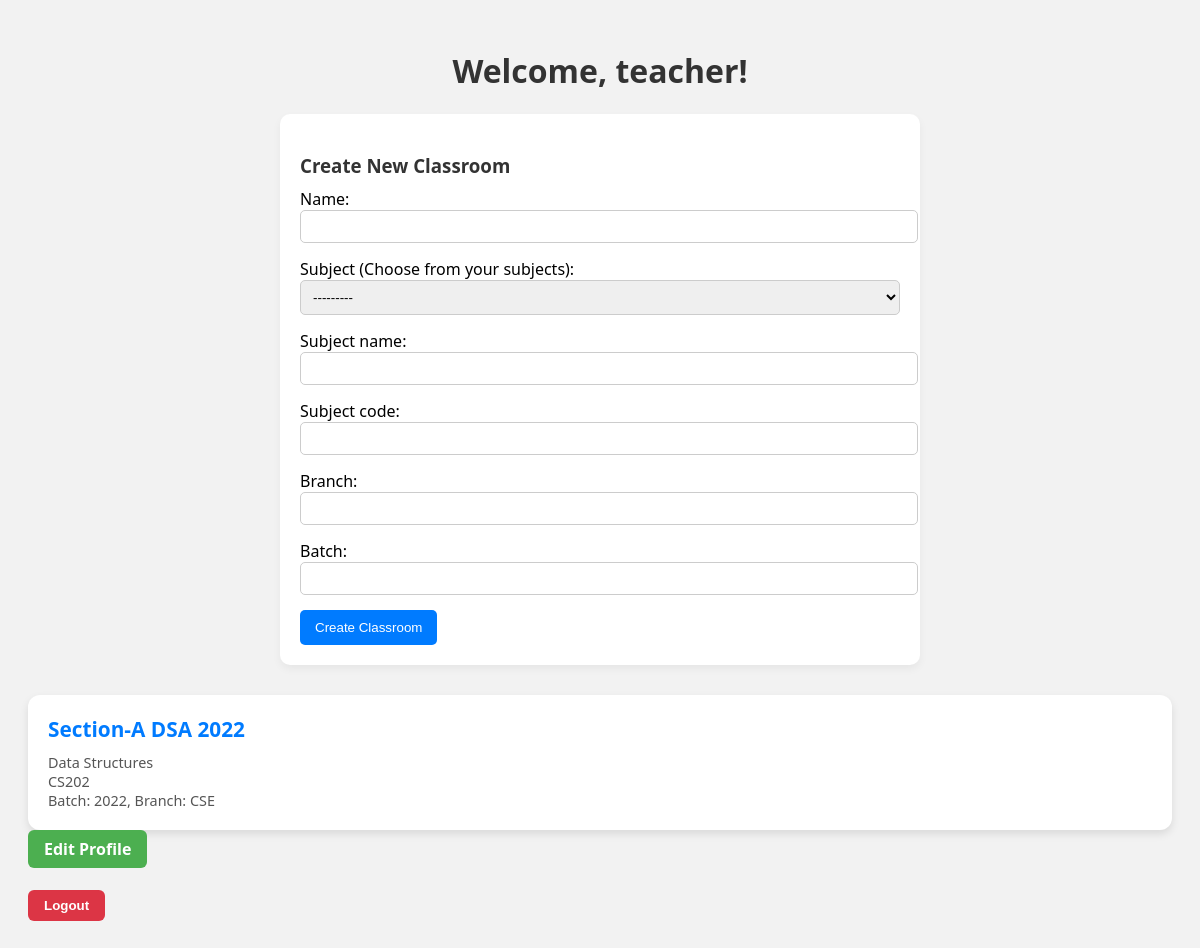
/dashboard/teacher/ (signed in), run on the app's committed database.
### accounts/models.py (models this page shows, shortened)
class Teacher(models.Model):
    user = models.OneToOneField(CustomUser, on_delete=models.CASCADE, related_name='teacher_profile')
    teacher_id = models.UUIDField(default=uuid.uuid4, editable=False, unique=True)
    first_name = models.CharField(max_length=30)
    middle_name = models.CharField(max_length=30, blank=True, null=True)
    last_name = models.CharField(max_length=30)
    branch = models.CharField(max_length=50)
    contact_number = models.CharField(max_length=15, blank=True, null=True)
    POST_CHOICES = [
        ('AP', 'Assistant Professor'),
        ('P', 'Professor'),
        ('T', 'Technician'),
    ]
    post = models.CharField(max_length=2, choices=POST_CHOICES)
    college_email = models.EmailField(unique=True)
    subjects = models.ManyToManyField(Subject)  # <-- New field

class Classroom(models.Model):
    teacher = models.ForeignKey(CustomUser, on_delete=models.CASCADE, limit_choices_to={'user_type': 'teacher'})
    name = models.CharField(max_length=100)
    subject_name = models.CharField(max_length=100)
    subject_code = models.CharField(max_length=20)
    branch = models.CharField(max_length=50)
    batch = models.IntegerField()

### accounts/views.py (the view)
# urls.py: path('dashboard/teacher/', teacher_dashboard_view, name='teacher_dashboard'),
@login_required
@user_passes_test(lambda u: u.user_type == 'teacher')
def teacher_dashboard_view(request):
    teacher = request.user.teacher_profile
    if request.method == 'POST':
        form = ClassroomCreateForm(request.POST, teacher=teacher)
        if form.is_valid():
            classroom = form.save(commit=False)
            subject = form.cleaned_data['subject']
            classroom.teacher = request.user
            classroom.subject_name = subject.subject_name
            classroom.subject_code = subject.subject_code
            classroom.save()
            return redirect('accounts:teacher_dashboard')
    else:
        form = ClassroomCreateForm(teacher=teacher)
    classrooms = Classroom.objects.filter(teacher=request.user)
    return render(request, 'teacher_dashboard.html', {
        'form': form,
        'classrooms': classrooms,
        'teacher': teacher,
    })

### accounts/forms.py
class ClassroomCreateForm(forms.ModelForm):
    subject = forms.ModelChoiceField(queryset=Subject.objects.none(), required=True, label="Subject (Choose from your subjects)")
    class Meta:
        model = Classroom
        fields = ['name', 'subject', 'subject_name', 'subject_code', 'branch', 'batch']
        widgets = {
            'subject_name': forms.TextInput(attrs={'readonly': True}),
            'subject_code': forms.TextInput(attrs={'readonly': True}),
        }
    def __init__(self, *args, **kwargs):
        teacher = kwargs.pop('teacher', None)
        super().__init__(*args, **kwargs)
        if teacher:
            self.fields['subject'].queryset = teacher.subjects.all()

### accounts/models.py (called while the page is built)
    def __str__(self):
        return f"{self.subject_code} - {self.subject_name}"

### accounts/templates/teacher_dashboard.html (shortened to what this page needs)
<!DOCTYPE html>
<html>
<head>
</head>
<body>
<h1>Welcome, {{ teacher.first_name }}!</h1>
<div class="form-container">
    <h3>Create New Classroom</h3>
    <form method="POST">
        <label>Name:</label>
        {{ form.name }}
        <label>Subject (Choose from your subjects):</label>
        {{ form.subject }}
        <label>Subject name:</label>
        {{ form.subject_name }}
        <label>Subject code:</label>
        {{ form.subject_code }}
        <label>Branch:</label>
        {{ form.branch }}
        <label>Batch:</label>
        {{ form.batch }}
        <button type="submit">Create Classroom</button>
    </form>
</div>
<div class="classroom-grid">
    {% for classroom in classrooms %}
    <a href="{% url 'accounts:classroom_detail' classroom.id %}">
        <div class="classroom-card">
            <div class="card-title">{{ classroom.name }}</div>
            <div class="card-details">
                {{ classroom.subject_name }}<br>
                {{ classroom.subject_code }}<br>
                Batch: {{ classroom.batch }}, Branch: {{ classroom.branch }}
            </div>
        </div>
    </a>
    {% empty %}
    <p>No classrooms assigned yet.</p>
    {% endfor %}
</div>
<a href="{% url 'accounts:update_teacher_profile' %}" class="edit-profile-btn">Edit Profile</a><br><br>
<form method="post" action="{% url 'accounts:logout' %}" style="display:inline;">
    <button type="submit"
        style="background-color:#dc3545;
               color:white;
               border:none;
               padding:8px 16px;
               border-radius:6px;
               font-weight:bold;
               cursor:pointer;"
        onmouseover="this.style.backgroundColor='#c82333'"
        onmouseout="this.style.backgroundColor='#dc3545'">
        Logout
    </button>
</form>
</body>
</html>

### accounts/templates/teacher_dashboard.html (style rules this page uses)
.form-container { background: #fff; padding: 20px; border-radius: 10px; margin: 0 auto; box-shadow: 0 4px 8px rgba(0,0,0,0.05); max-width: 600px; margin-bottom: 30px; }
.form-container h3 { margin-bottom: 10px; color: #333; }
.form-container form input, .form-container form select { width: 100%; padding: 8px; margin-bottom: 15px; border: 1px solid #ccc; border-radius: 5px; }
.form-container button { background: #007bff; color: white; padding: 10px 15px; border: none; border-radius: 5px; cursor: pointer; }
body { font-family: 'Segoe UI', sans-serif; background: #f2f2f2; padding: 20px; }
h1 { text-align: center; color: #333; }
.classroom-grid { display: grid; grid-template-columns: repeat(auto-fit, minmax(250px, 1fr)); gap: 20px; margin-top: 30px; }
.classroom-card { background-color: #fff; padding: 20px; border-radius: 12px; box-shadow: 0 4px 8px rgba(0,0,0,0.1); transition: 0.3s; cursor: pointer; }
.card-title { font-size: 1.3em; font-weight: 600; margin-bottom: 10px; color: #007bff; }
.card-details { font-size: 0.9em; color: #555; }
a { text-decoration: none; }
.edit-profile-btn { display: inline-block; padding: 8px 16px; background-color: #4CAF50; color: white; text-decoration: none; border-radius: 6px; font-weight: bold; transition: background-color 0.3s ease; }

### data on the page
Teacher: first_name "teacher"
Classroom: name "Section-A DSA 2022", subject_name "Data Structures", subject_code "CS202", batch "2022", branch "CSE"
